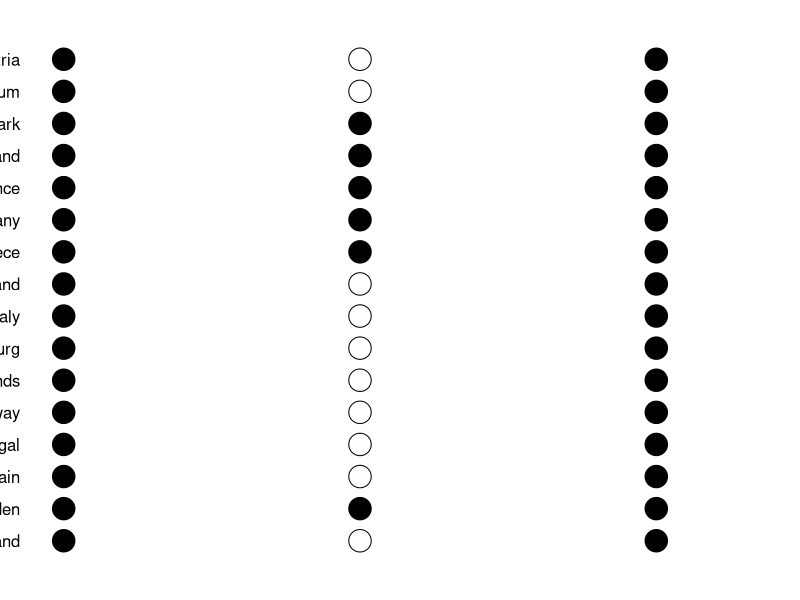
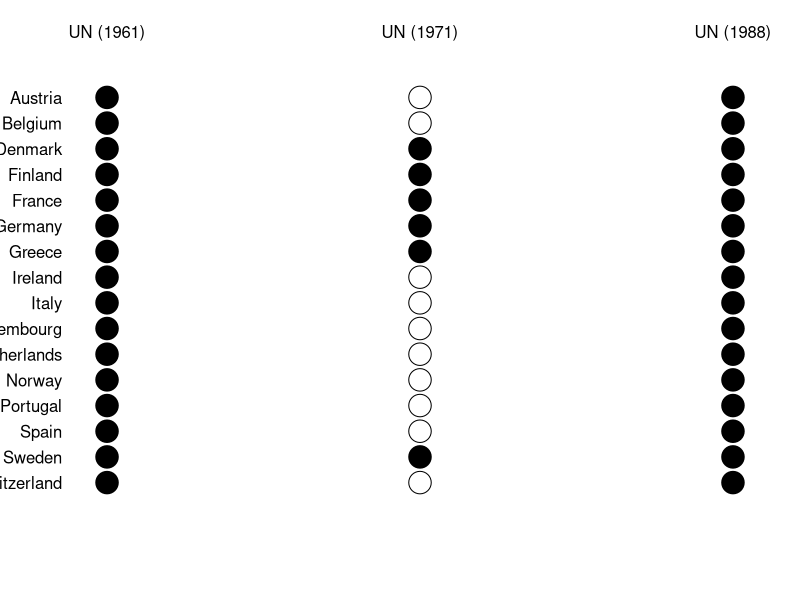

Generate these figures, in order, with R:
#
# Thesis title: The Role of International Commitments in Combating the Illicit
# Distribution of Cocaine.
# Author: Raquel Baeta
# Data Source: data

install.packages("reshape2")

library(reshape2) # restructure and aggregate

# Plot title: A dot matrix plot of state commitment to United Nations Treaties

# Step 1: Create a data frame state commtiment data
df <- data.frame(ctry = c("Austria", "Belgium", "Denmark", "Finland", "France",
                          "Germany", "Greece", "Ireland", "Italy", "Luxembourg",
                          "Netherlands", "Norway", "Portugal", "Spain", 
                          "Sweden", "Switzerland"),
                 UN_1961 = c(TRUE, TRUE, TRUE, TRUE, TRUE, TRUE, TRUE, TRUE,
                             TRUE, TRUE, TRUE, TRUE, TRUE, TRUE, TRUE, TRUE),
                 UN_1971 = c(FALSE, FALSE, TRUE, TRUE, TRUE, TRUE, TRUE, FALSE,
                             FALSE, FALSE, FALSE, FALSE, FALSE, FALSE, TRUE, 
                             FALSE),
                 UN_1988 = c(TRUE, TRUE, TRUE, TRUE, TRUE, TRUE, TRUE, TRUE,
                             TRUE, TRUE, TRUE, TRUE, TRUE, TRUE, TRUE, TRUE))

# Step 2: Reduce the size of plotting symbols for better spacing
symbol_size <- 3

# Step 3: Only extract the data from the data fram e
df_matrix <- as.matrix(df[, -1])

# Step 4: Reshaped the data frame 
newdata <- reshape2::melt(df_matrix)
newdata  

# Step 5: Create column names
ctry_labs <- df$ctry
treaty_labs <- c("UN (1961)", "UN (1971)", "UN (1988)")

# Step 5: Adjust margins and spacing
par(mar=c(2, 2, 2, 6), xpd=TRUE)  # Increased right margin for more space
with(newdata,
     plot(as.numeric(Var2), rev(Var1),
          pch=c(1, 19)[value+1],
          cex=symbol_size,
          axes=FALSE,
          xlab="",
          ylab="")
)
mtext(rev(ctry_labs), side=2, line=1, at=1:length(ctry_labs), las=1)
mtext(treaty_labs, side=3, line=2, at=1:length(treaty_labs))

# Step 6: Specify the path to save the plot as a PNG image in the working 
# directory
png("dot_matrix.png", width=1500, height=800) 
with(newdata,
     plot(as.numeric(Var2), rev(Var1),
          pch=c(1, 19)[value+1],
          cex=symbol_size,
          axes=FALSE,
          xlab="",
          ylab="")
)
mtext(rev(ctry_labs), side=2, line=1, at=1:length(ctry_labs), las=1)
mtext(treaty_labs, side=3, line=2, at=1:length(treaty_labs))

# End